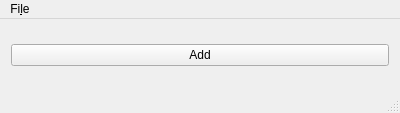
<?xml version="1.0" encoding="UTF-8"?>
<ui version="4.0">
 <class>MainWindow</class>
 <widget class="QMainWindow" name="MainWindow">
  <property name="geometry">
   <rect>
    <x>0</x>
    <y>0</y>
    <width>400</width>
    <height>113</height>
   </rect>
  </property>
  <property name="windowTitle">
   <string>OneTimePass</string>
  </property>
  <widget class="QWidget" name="centralWidget">
   <layout class="QVBoxLayout" name="verticalLayout">
    <item>
     <layout class="QVBoxLayout" name="otpWidgetsLayout"/>
    </item>
    <item>
     <widget class="QPushButton" name="pushButton">
      <property name="text">
       <string>Add</string>
      </property>
     </widget>
    </item>
   </layout>
  </widget>
  <widget class="QMenuBar" name="menuBar">
   <property name="geometry">
    <rect>
     <x>0</x>
     <y>0</y>
     <width>400</width>
     <height>30</height>
    </rect>
   </property>
   <widget class="QMenu" name="menuFile">
    <property name="title">
     <string>Fi&amp;le</string>
    </property>
    <addaction name="actionExit"/>
   </widget>
   <addaction name="menuFile"/>
  </widget>
  <widget class="QStatusBar" name="statusBar"/>
  <action name="actionExit">
   <property name="text">
    <string>Exit</string>
   </property>
  </action>
 </widget>
 <layoutdefault spacing="6" margin="11"/>
 <resources/>
 <connections/>
</ui>
